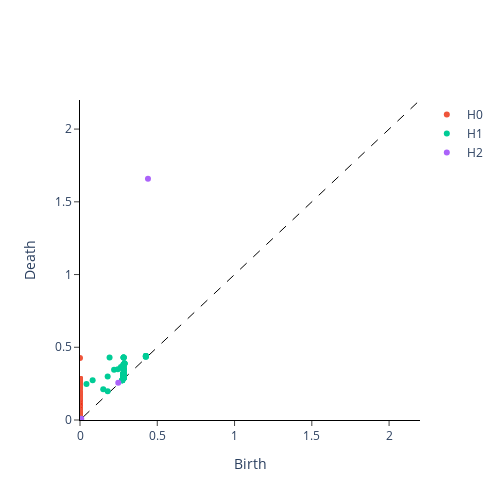

The code cell stored with this chart in its notebook:
### Code cell
# Plotting the persistence diagram of the sphere
plot_diagram(diagrams[1])

### Figure 1 — Plotly figure (JSON) as saved in the notebook; plotly's stock layout.template omitted (floating-point values rounded to 4 significant figures; data arrays with more than 128 entries replaced by an {"elided": "..."} marker saying what was removed)
{"data": [{"hoverinfo": "none", "line": {"color": "black", "dash": "dash", "width": 1}, "mode": "lines", "showlegend": false, "type": "scatter", "x": [-200, 200], "y": [-200, 200]}, {"mode": "markers", "name": "H0", "type": "scatter", "x": {"elided": "399 int values"}, "y": {"elided": "399 float values"}}, {"mode": "markers", "name": "H1", "type": "scatter", "x": {"elided": "235 float values"}, "y": {"elided": "235 float values"}}, {"mode": "markers", "name": "H2", "type": "scatter", "x": [0.4398, 0.2477, 0.008049], "y": [1.659, 0.2565, 0.008303]}], "layout": {"height": 500, "plot_bgcolor": "white", "width": 500, "xaxis": {"anchor": "y", "exponentformat": "e", "linecolor": "black", "linewidth": 1, "mirror": false, "range": [0, 2.2], "showexponent": "all", "showline": true, "side": "bottom", "ticks": "outside", "title": {"text": "Birth"}, "type": "linear", "zeroline": true}, "yaxis": {"anchor": "x", "exponentformat": "e", "linecolor": "black", "linewidth": 1, "mirror": false, "range": [0, 2.2], "showexponent": "all", "showline": true, "side": "left", "ticks": "outside", "title": {"text": "Death"}, "type": "linear", "zeroline": true}}}
